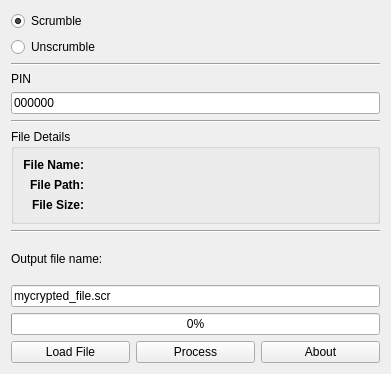
<?xml version="1.0" encoding="UTF-8"?>
<ui version="4.0">
 <class>Form</class>
 <widget class="QWidget" name="Form">
  <property name="geometry">
   <rect>
    <x>0</x>
    <y>0</y>
    <width>391</width>
    <height>374</height>
   </rect>
  </property>
  <property name="minimumSize">
   <size>
    <width>391</width>
    <height>374</height>
   </size>
  </property>
  <property name="windowTitle">
   <string>Form</string>
  </property>
  <layout class="QVBoxLayout" name="verticalLayout_3">
   <item>
    <layout class="QVBoxLayout" name="verticalLayout">
     <item>
      <widget class="QRadioButton" name="rbscrumble">
       <property name="text">
        <string>Scrumble</string>
       </property>
       <property name="checked">
        <bool>true</bool>
       </property>
      </widget>
     </item>
     <item>
      <widget class="QRadioButton" name="rbunscrumble">
       <property name="text">
        <string>Unscrumble</string>
       </property>
      </widget>
     </item>
     <item>
      <widget class="Line" name="line">
       <property name="orientation">
        <enum>Qt::Horizontal</enum>
       </property>
      </widget>
     </item>
     <item>
      <widget class="QLabel" name="label_4">
       <property name="text">
        <string>PIN</string>
       </property>
      </widget>
     </item>
     <item>
      <widget class="QLineEdit" name="lepwd">
       <property name="text">
        <string>000000</string>
       </property>
       <property name="maxLength">
        <number>6</number>
       </property>
       <property name="echoMode">
        <enum>QLineEdit::Normal</enum>
       </property>
      </widget>
     </item>
    </layout>
   </item>
   <item>
    <widget class="Line" name="line_2">
     <property name="orientation">
      <enum>Qt::Horizontal</enum>
     </property>
    </widget>
   </item>
   <item>
    <widget class="QGroupBox" name="groupBox">
     <property name="title">
      <string>File Details</string>
     </property>
     <layout class="QVBoxLayout" name="verticalLayout_2">
      <item>
       <layout class="QGridLayout" name="gridLayout" columnstretch="0,1">
        <item row="0" column="0">
         <widget class="QLabel" name="label">
          <property name="text">
           <string>&lt;html&gt;&lt;head/&gt;&lt;body&gt;&lt;p&gt;&lt;span style=&quot; font-weight:600;&quot;&gt;File Name:&lt;/span&gt;&lt;/p&gt;&lt;/body&gt;&lt;/html&gt;</string>
          </property>
          <property name="alignment">
           <set>Qt::AlignRight|Qt::AlignTrailing|Qt::AlignVCenter</set>
          </property>
         </widget>
        </item>
        <item row="0" column="1">
         <widget class="QLabel" name="lbfilename">
          <property name="text">
           <string/>
          </property>
         </widget>
        </item>
        <item row="1" column="0">
         <widget class="QLabel" name="label_3">
          <property name="text">
           <string>&lt;html&gt;&lt;head/&gt;&lt;body&gt;&lt;p&gt;&lt;span style=&quot; font-weight:600;&quot;&gt;File Path:&lt;/span&gt;&lt;/p&gt;&lt;/body&gt;&lt;/html&gt;</string>
          </property>
          <property name="alignment">
           <set>Qt::AlignRight|Qt::AlignTrailing|Qt::AlignVCenter</set>
          </property>
         </widget>
        </item>
        <item row="1" column="1">
         <widget class="QLabel" name="lbfilepath">
          <property name="text">
           <string/>
          </property>
         </widget>
        </item>
        <item row="2" column="0">
         <widget class="QLabel" name="label_5">
          <property name="text">
           <string>&lt;html&gt;&lt;head/&gt;&lt;body&gt;&lt;p&gt;&lt;span style=&quot; font-weight:600;&quot;&gt;File Size:&lt;/span&gt;&lt;/p&gt;&lt;/body&gt;&lt;/html&gt;</string>
          </property>
          <property name="alignment">
           <set>Qt::AlignRight|Qt::AlignTrailing|Qt::AlignVCenter</set>
          </property>
         </widget>
        </item>
        <item row="2" column="1">
         <widget class="QLabel" name="lbfilesize">
          <property name="text">
           <string/>
          </property>
         </widget>
        </item>
       </layout>
      </item>
     </layout>
    </widget>
   </item>
   <item>
    <widget class="Line" name="line_3">
     <property name="orientation">
      <enum>Qt::Horizontal</enum>
     </property>
    </widget>
   </item>
   <item>
    <widget class="QLabel" name="label_2">
     <property name="text">
      <string>Output file name:</string>
     </property>
    </widget>
   </item>
   <item>
    <widget class="QLineEdit" name="leoutputfilename">
     <property name="text">
      <string>mycrypted_file.scr</string>
     </property>
    </widget>
   </item>
   <item>
    <widget class="QProgressBar" name="progressBar">
     <property name="value">
      <number>0</number>
     </property>
    </widget>
   </item>
   <item>
    <layout class="QHBoxLayout" name="horizontalLayout">
     <item>
      <widget class="QPushButton" name="pbloadfile">
       <property name="enabled">
        <bool>true</bool>
       </property>
       <property name="text">
        <string>Load File</string>
       </property>
       <property name="checkable">
        <bool>false</bool>
       </property>
      </widget>
     </item>
     <item>
      <widget class="QPushButton" name="pbprocess">
       <property name="text">
        <string>Process</string>
       </property>
      </widget>
     </item>
     <item>
      <widget class="QPushButton" name="pbabout">
       <property name="text">
        <string>About</string>
       </property>
      </widget>
     </item>
    </layout>
   </item>
  </layout>
 </widget>
 <resources/>
 <connections/>
</ui>
